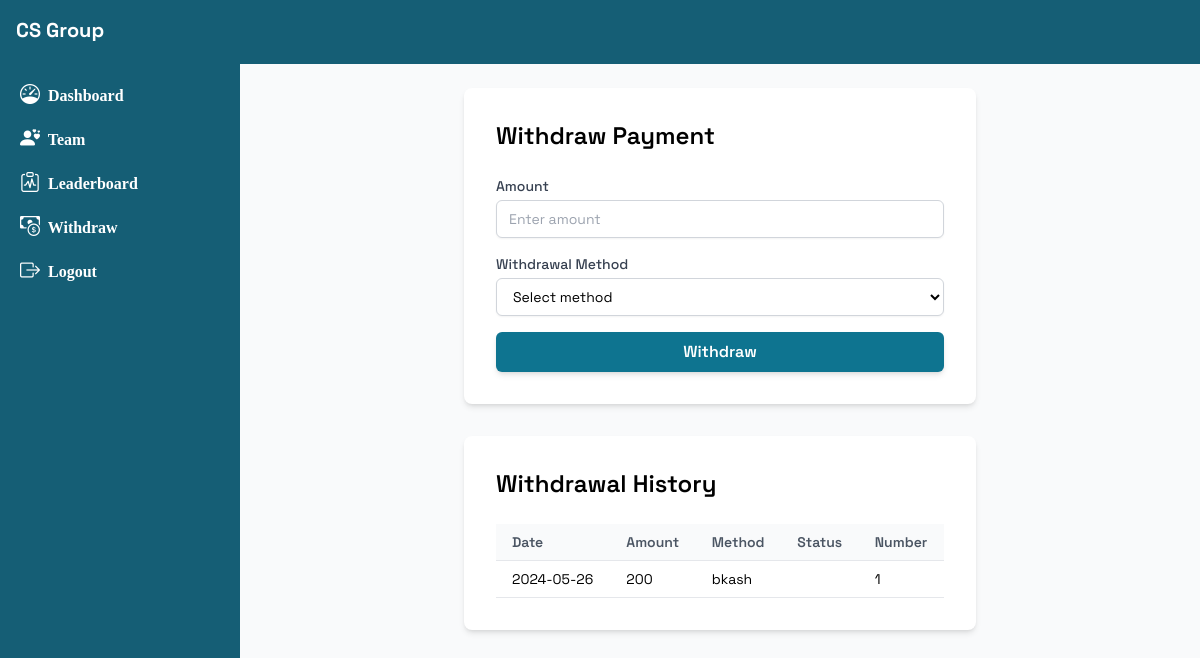
/withdraw (signed in), run on an earlier commit of the app's database.
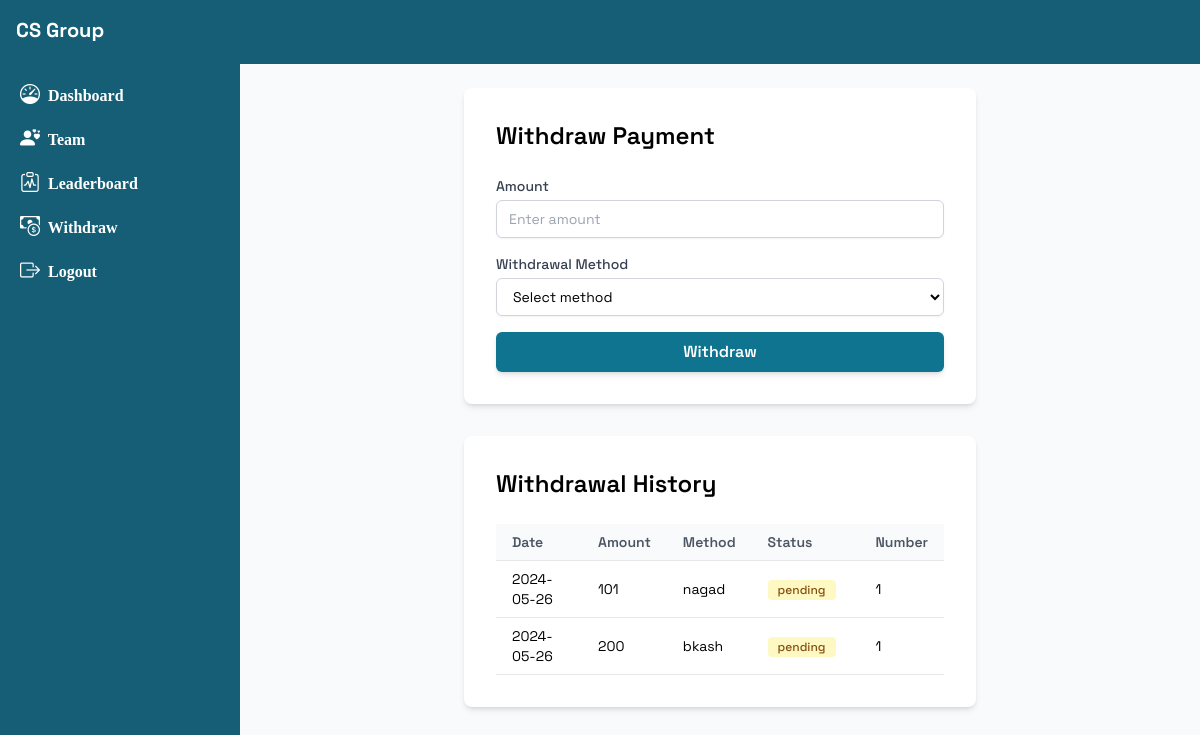
And on a later commit of the database.
### base/models.py (models this page shows, shortened)
class Withdraw(models.Model):
    profile = models.ForeignKey(Profile, on_delete=models.CASCADE)
    amount = models.IntegerField(default=0)
    method = models.CharField(max_length=100)
    status = models.CharField(max_length=100)
    created_at = models.DateTimeField(auto_now_add=True)

class Profile(models.Model):
    user = models.ForeignKey(User, on_delete=models.CASCADE)
    name = models.CharField(max_length=200)
    title = models.CharField(max_length=200, null=True, blank=True)
    number = models.CharField(max_length=50)
    balance = models.FloatField(default=00)
    shopping_balance = models.IntegerField(default=0)
    refer_link = models.CharField(max_length=100)
    is_verified = models.BooleanField(default=False)
    referred_by = models.ForeignKey(User, related_name='teams', null=True, blank=True, on_delete=models.CASCADE)

### base/views.py (the view, shortened to what this page needs)
# urls.py: path('withdraw', withdrawl),
def withdrawl(request):
    p = Profile.objects.get(user=request.user)
    ww = Withdraw.objects.filter(profile=p).order_by('-id')
    return render(request, 'withdraw.html', context={'p':p, 'ww':ww})

### templates/withdraw.html (shortened to what this page needs)
{% extends 'dash.html' %}
{% block body %}
    <div class="container mx-auto p-4">
        <div class="max-w-lg mx-auto bg-white p-8 rounded-lg shadow-md">
            <h2 class="text-2xl font-semibold mb-6">Withdraw Payment</h2>
            {% if p.balance < 120 %}
            <div class="p-4 mb-4 text-sm text-blue-800 rounded-lg bg-blue-50" role="alert">
                <span class="font-medium">Hey!</span> You can withdraw your money when you balance is 120 taka or more.
              </div>
              {% else %}
            <form method="POST" action="/withdraw" class="space-y-4">
                <div>
                    <label for="amount" class="block text-sm font-medium text-gray-700">Amount</label>
                    <input type="number" id="amount" name="amount" min="1" class="mt-1 block w-full px-3 py-2 border border-gray-300 rounded-md shadow-sm focus:ring-indigo-500 focus:border-indigo-500 sm:text-sm" placeholder="Enter amount">
                </div>
                <div>
                    <label for="method" class="block text-sm font-medium text-gray-700">Withdrawal Method</label>
                    <select id="method" name="method" class="mt-1 block w-full px-3 py-2 border border-gray-300 bg-white rounded-md shadow-sm focus:ring-indigo-500 focus:border-indigo-500 sm:text-sm">
                        <option selected disabled>Select method</option>
                    </select>
                </div>
                <div>
                    <button type="submit" class="w-full py-2 px-4 bg-cyan-700 text-white font-semibold rounded-md shadow-md hover:bg-cyan-800 focus:outline-none focus:ring-2 focus:ring-offset-2 focus:ring-cyan-500">Withdraw</button>
                </div>
            </form>
            {% endif %}
        </div>
        <div class="overflow-x-auto max-w-lg mx-auto mt-8 bg-white p-8 rounded-lg shadow-md">
            <h2 class="text-2xl font-semibold mb-6">Withdrawal History</h2>
            <table class="min-w-full bg-white">
                <thead>
                    <tr>
                        <th class="py-2 px-4 border-b border-gray-200 bg-gray-50 text-left text-sm font-semibold text-gray-600">Date</th>
                        <th class="py-2 px-4 border-b border-gray-200 bg-gray-50 text-left text-sm font-semibold text-gray-600">Amount</th>
                        <th class="py-2 px-4 border-b border-gray-200 bg-gray-50 text-left text-sm font-semibold text-gray-600">Method</th>
                        <th class="py-2 px-4 border-b border-gray-200 bg-gray-50 text-left text-sm font-semibold text-gray-600">Status</th>
                        <th class="py-2 px-4 border-b border-gray-200 bg-gray-50 text-left text-sm font-semibold text-gray-600">Number</th>
                    </tr>
                </thead>
                <tbody>
                    {% for w in ww %}
                    <tr>
                        <td class="py-2 px-4 border-b border-gray-200 text-sm">{{w.created_at|date:"Y-m-d"}}</td>
                        <td class="py-2 px-4 border-b border-gray-200 text-sm">{{w.amount}}</td>
                        <td class="py-2 px-4 border-b border-gray-200 text-sm">{{w.method}}</td>
                        <td class="py-2 px-4 border-b border-gray-200 text-sm">
                            {% if w.status == 'pending' %}
                            <span class="bg-yellow-100 text-yellow-800 text-xs font-medium me-2 px-2.5 py-0.5 rounded dark:bg-yellow-900 dark:text-yellow-300">pending</span>
                            {% endif %}
                        </td>
                        <td class="py-2 px-4 border-b border-gray-200 text-sm">{{p.number}}</td>
                    </tr>
                    {% endfor %}
                </tbody>
            </table>
        </div>
    </div>
{% endblock %}

### templates/dash.html (shortened to what this page needs)
<!doctype html>
<html>
<head>
    <script src="https://cdn.tailwindcss.com"></script>
    <link href="https://fonts.maateen.me/solaiman-lipi/font.css" rel="stylesheet">
</head>
<body x-data="{open : false }" class="p-0 m-0 gap-0 md:flex bg-gray-50">
    <nav x-show="open" class="rng md:!block absolute md:!relative bg-cyan-800 w-60 z-10  h-screen">
        <div class=" nav flex items-center justify-between">
            <a class="p-4 px-4 text-xl" href="">
                <h1 class="font-bold text-white">CS Group</h1>
            </a>
        </div>
        <ul class="text-white p-3 items">
           <a href="/dashboard">
            <li class="font-bold p-2 hover:rounded-md hover:bg-cyan-700 "><i class="text-xl mr-1  bi bi-speedometer"></i> Dashboard</li>
           </a>
          <a href="/teams/{{request.user.username}}">
            <li class="font-bold p-2 hover:rounded-md hover:bg-cyan-700 "><i class="bi bi-person-hearts mr-1 text-xl"></i> Team</li>
          </a>
<a href="/leaderboard">
            <li class="font-bold p-2 hover:rounded-md hover:bg-cyan-700 "><i class="bi bi-clipboard-pulse mr-1 text-xl"></i> Leaderboard</li>
</a>
<a href="/withdraw">
            <li class="font-bold p-2 hover:rounded-md hover:bg-cyan-700 "><i class="bi bi-cash-coin mr-1 text-xl"></i> Withdraw</li>
         </a> <a href="/logout"> <li class="font-bold p-2 hover:rounded-md hover:bg-cyan-700 "><i class="bi bi-box-arrow-right mr-1 text-xl"></i> Logout</li></a>
        </ul>
    </nav>
    <div class="md:flex-grow">
        <header class="bg-cyan-800 flex items-center gap-1 h-16 p-2 text-white">
        </header>
        <main class="p-1 m-1">
            {% block body %}
            {% endblock %}
        </main>
    </div>
</body>
</html>

### templates/dash.html (style rules this page uses)
body { font-family: "Space Grotesk", sans-serif; }
ul { font-family: "Comfortaa" }

What changed in the data, as far as the page shows it:
added Withdraw: created_at "2024-05-26", amount "101", method "nagad", status "pending", {{ p.number }} "1"
changed Withdraw "bkash": now shows "pending"
